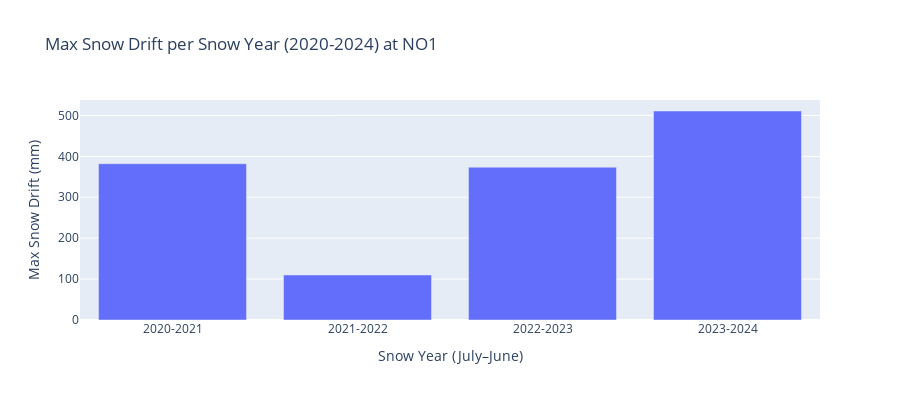

The notebook cell this image was saved under:
### Code cell
print("\n--- Running Test 4: Yearly Snow Drift Range ---")

RANGE_START_YEAR = 2020
RANGE_END_YEAR = 2023

df_snow_yearly = calculate_snow_drift_range(
    TEST_LAT,
    TEST_LON,
    RANGE_START_YEAR,
    RANGE_END_YEAR
)

if not df_snow_yearly.empty:
    fig_yearly = px.bar(
        df_snow_yearly,
        x="snow_year",
        y="max_snow_drift_mm",
        title=f"Max Snow Drift per Snow Year ({RANGE_START_YEAR}-{RANGE_END_YEAR+1}) at {TEST_AREA}",
        labels={"snow_year": "Snow Year (July–June)", "max_snow_drift_mm": "Max Snow Drift (mm)"},
        height=400
    )
    fig_yearly.show()
    print("✅ Test 4 (Yearly Snow Drift) successful. Plot generated.")
else:
    print("❌ Test 4 (Yearly Snow Drift) failed. No data.")

### Figure 1 — Plotly figure (JSON) as saved in the notebook; plotly's stock layout.template omitted (floating-point values rounded to 4 significant figures)
{"data": [{"hovertemplate": "Snow Year (July–June)=%{x}<br>Max Snow Drift (mm)=%{y}<extra></extra>", "legendgroup": "", "marker": {"color": "#636efa", "pattern": {"shape": ""}}, "name": "", "orientation": "v", "showlegend": false, "textposition": "auto", "type": "bar", "x": ["2020-2021", "2021-2022", "2022-2023", "2023-2024"], "xaxis": "x", "y": [382.1, 110.1, 373.6, 510.9], "yaxis": "y"}], "layout": {"barmode": "relative", "height": 400, "legend": {"tracegroupgap": 0}, "title": {"text": "Max Snow Drift per Snow Year (2020-2024) at NO1"}, "xaxis": {"anchor": "y", "domain": [0, 1], "title": {"text": "Snow Year (July–June)"}}, "yaxis": {"anchor": "x", "domain": [0, 1], "title": {"text": "Max Snow Drift (mm)"}}}}
